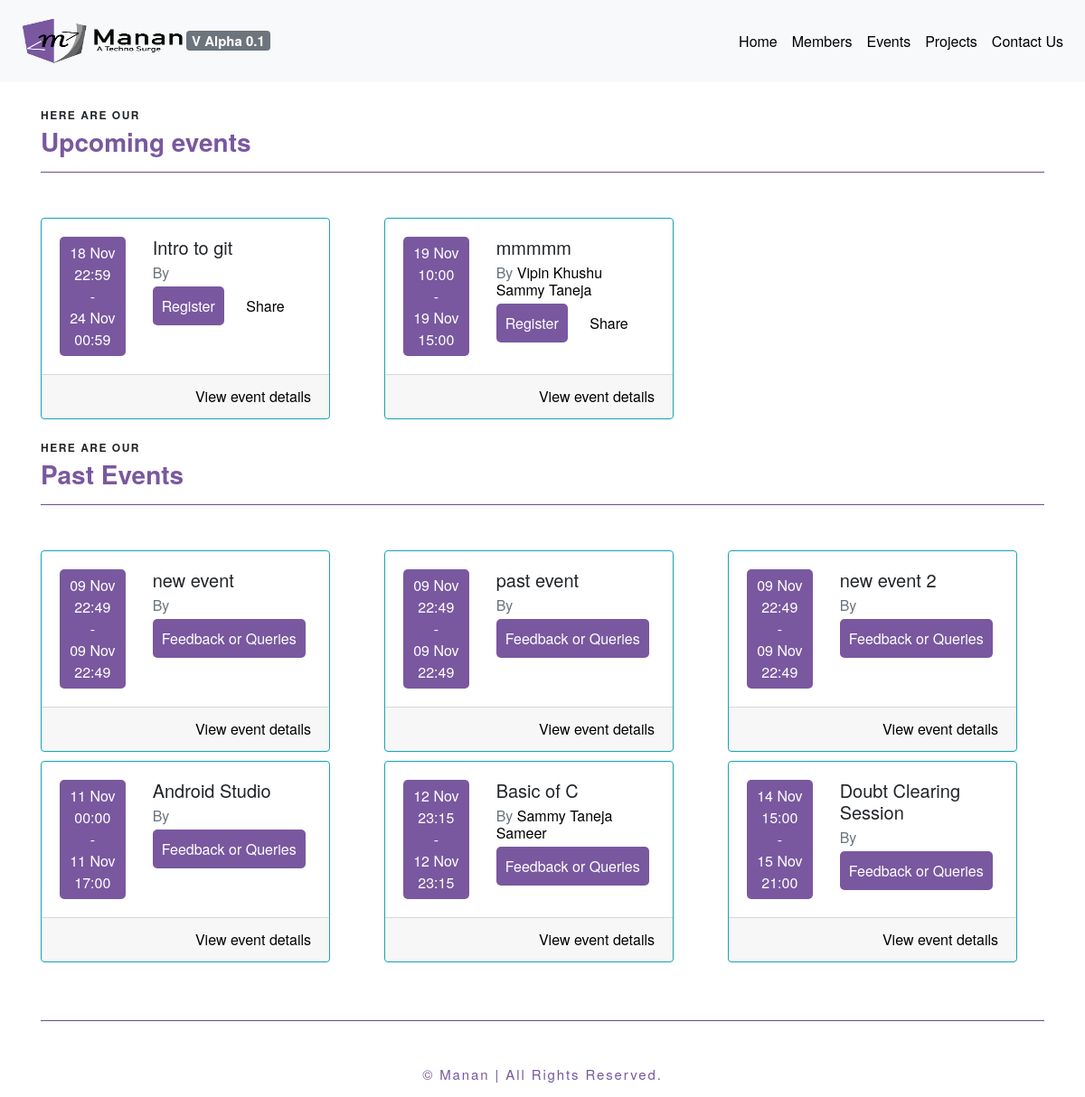
Page /events/ on the earlier database version.
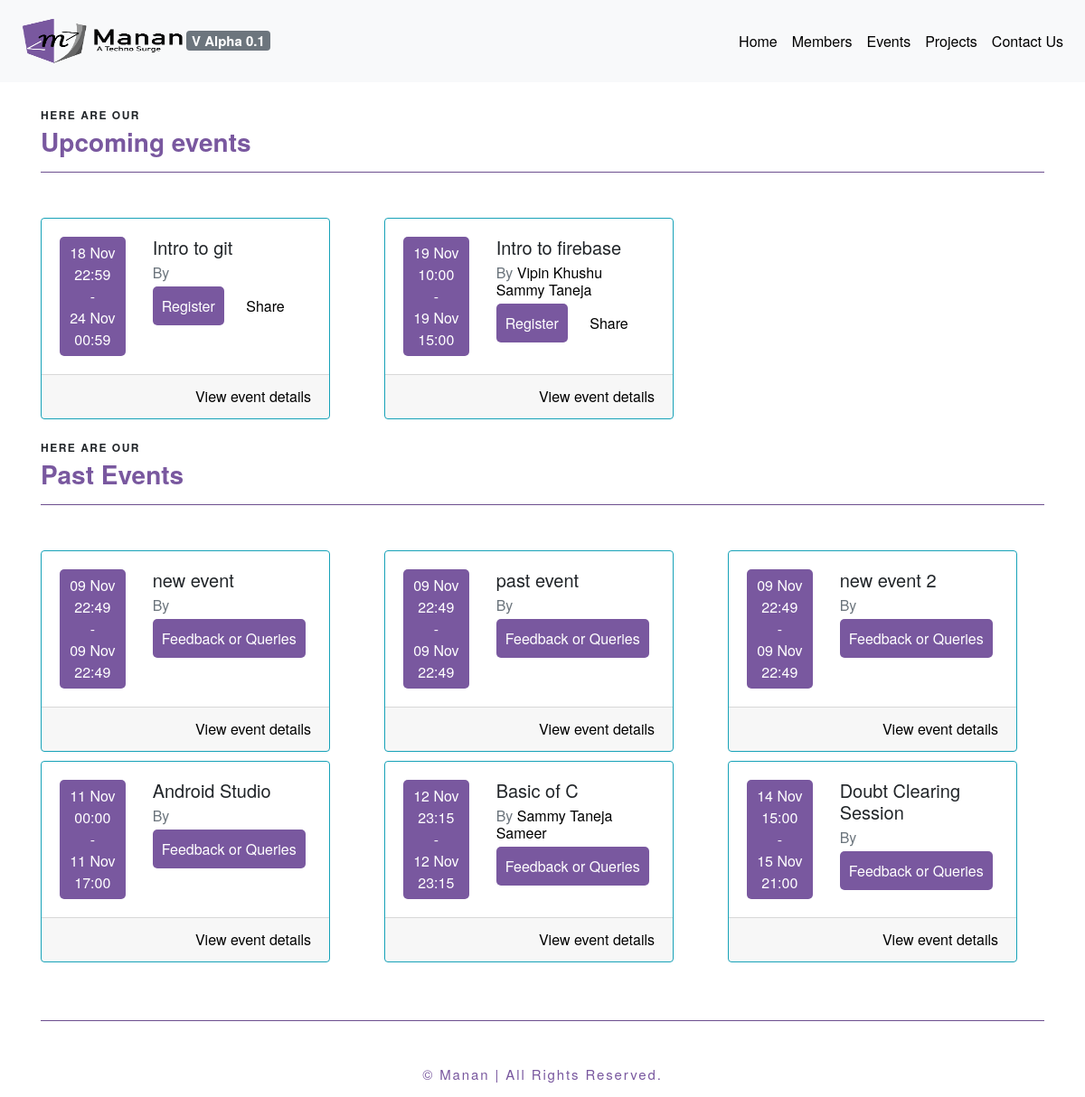
Same page on the later database version.
### main/models.py (models this page shows, shortened)
class Event(models.Model):
    description = models.TextField(blank=True, null=True)
    title = models.CharField(max_length=500)
    host = models.ManyToManyField(User)
    venue = models.CharField(max_length=100)
    fee = models.IntegerField(default=0)
    rules = models.TextField(blank=True, null=True)
    prerequistes = models.TextField(blank=True, null=True)
    start_date = models.DateField(default=datetime.date.today,auto_now=False,auto_now_add=False)
    end_date = models.DateField(default=datetime.date.today,auto_now=False,auto_now_add=False)
    start_time = models.TimeField(default=datetime.datetime.now().time(),auto_now=False,auto_now_add=False)
    end_time = models.TimeField(default=datetime.datetime.now().time(),auto_now=False,auto_now_add=False)

### main/views.py (the view)
# urls.py: url(r'^events/$',event_list_view,name="events-list"),
def event_list_view(request):
	obj = Event.objects.order_by('start_date','start_time')
	past = []
	future = []
	for x in obj :
		if x.end_date <datetime.date.today():
			past.append(x)
		elif x.end_date ==datetime.date.today() and x.end_time < datetime.datetime.now().time():
			past.append(x)
		else :
			future.append(x)
	return render(request,'events.html',{'past':past,'future':future})

### main/templates/events.html (shortened to what this page needs)
{% extends "header.html" %}
{% block page_context %}
<div class="container">
  <br/><br/><br/><br/>
  <div class="row">
    <div class="col-lg-12"><br/>
      <p class="txxt-head">Here are our</p>
      <h3 class="txxt-body">Upcoming events</h3>
      <hr style="background-color: #79589F">
      <br/>
    </div>
  </div>
  <div class="row">
    {% for x in future %}
    <div class="col-lg-4" style="margin-top: 10px;">
      <div class="card border-info" style="width: 20rem;">
        <div class="card-body">
          <div class="row">
            <div class="col-lg-4">
              <div class="container text-center" style="padding:6px;background-color:#79589F;color:#fff;border-radius:5px; ">
                {{ x.start_date|date:"d M " }}{{ x.start_time|time:"H:i" }}
                <br/>
                -
                <br/>
                {{ x.end_date|date:"d M" }} {{ x.end_time|time:"H:i" }}
              </div>
            </div>
            <div class="col-lg-8">
              <h5 class="card-title">{{x.title}}</h5>
              <h6 class="card-subtitle mb-2 text-muted">By
                {% for y in x.host.all %}
                <a href="/member/{{y.username}}">{{y.profile.fname}} {{y.profile.lname}}</a>
                {% endfor %}
              </h6>
              <a href="#" class="card-link"  style="padding:10px;background-color:#79589F;color:#fff;border-radius:5px; " data-toggle="modal" data-target="#registerModal" data-eventid="{{x.pk}}"  data-eventname="{{x.title}}">Register</a>
              <a href="#" class="card-link">Share</a>
            </div>
          </div>
        </div>
        <div class="card-footer">
          <a href="/event/detail/{{x.pk}}" class=" float-right">View event details</a>
        </div>
      </div>
    </div>
    {% endfor %}
  </div>
  <br/>
  <div class="row">
    <div class="col-lg-12">
      <p class="txxt-head">Here are our</p>
      <h3 class="txxt-body">Past Events</h3>
      <hr style="background-color: #79589F">
      <br/>
    </div>
  </div>
  <div class="row">
    {% for x in past %}
    <div class="col-lg-4" style="margin-top: 10px;">
      <div class="card border-info" style="width: 20rem;">
        <div class="card-body">
          <div class="row">
            <div class="col-lg-4">
              <div class="container text-center" style="padding:6px;background-color:#79589F;color:#fff;border-radius:5px; ">
                {{ x.start_date|date:"d M" }} {{ x.start_time|time:"H:i" }}<br/>  -  <br/>{{ x.end_date|date:"d M" }} {{ x.end_time|time:"H:i" }}
              </div>
            </div>
            <div class="col-lg-8">
              <h5 class="card-title">{{x.title}}</h5>
              <h6 class="card-subtitle mb-2 text-muted">By
                {% for y in x.host.all %}
                <a href="/member/{{y.username}}">{{y.profile.fname}} {{y.profile.lname}}</a>
                {% endfor %}
              </h6>
              <a href="/event/detail/{{x.pk}}" class="card-link"  style="padding:10px;background-color:#79589F;color:#fff;border-radius:5px; ">Feedback or Queries</a>
            </div>
          </div>
        </div>
        <div class="card-footer">
          <a href="/event/detail/{{x.pk}}" class=" float-right">View event details</a>
        </div>
      </div>
    </div>
    {% endfor %}
  </div>
  <br/><br/>
  <hr style="background-color: #79589F">
</div>
<br/>
{% endblock page_context %}

Differences in the rows shown:
changed Event "19 Nov": title "mmmmm" → "Intro to firebase"
